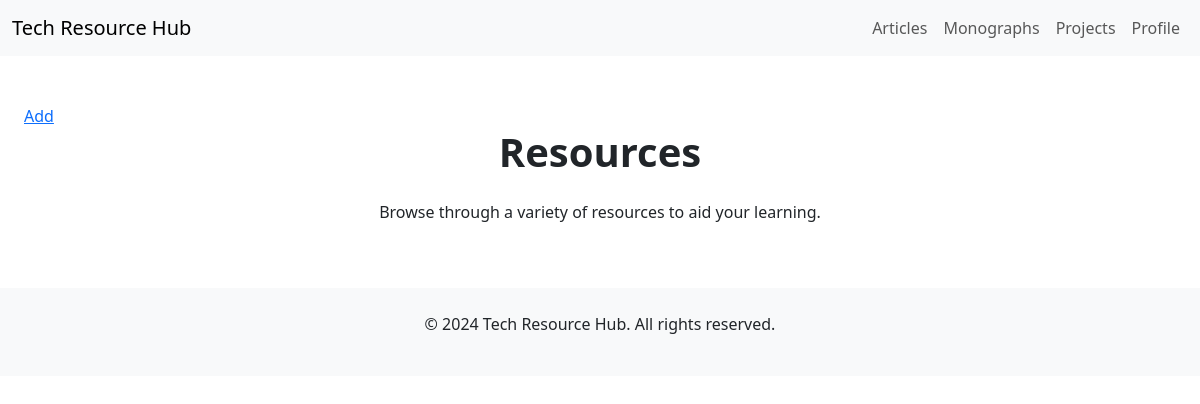
The page /monographs/ (signed in) on the database as committed earlier.
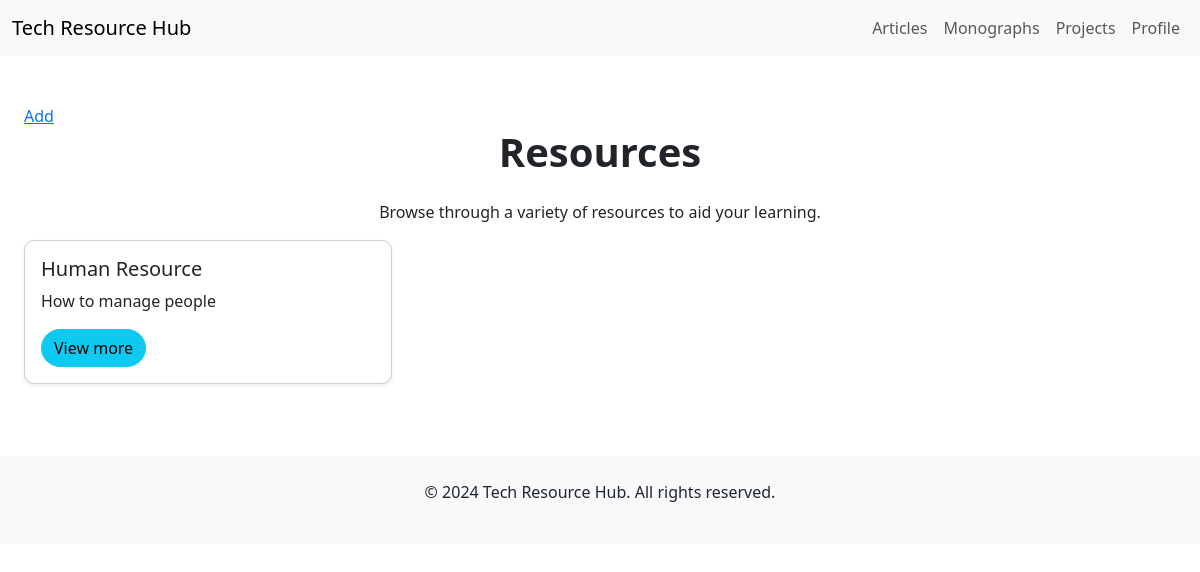
The same page on the database as committed later.
### resources/models.py (models this page shows, shortened)
class Monograph(models.Model):
    user = models.ForeignKey(User, on_delete=models.CASCADE, related_name='monographs')
    title = models.CharField(max_length=200)
    abstract = models.TextField()
    file = models.FileField(upload_to='articles/files/', blank=True, null=True)
    created_at = models.DateTimeField(auto_now_add=True)

### resources/views.py (the view)
# urls.py: path('monographs/', views.monographs_view, name='monographs'),
@login_required
def monographs_view(request):
    monographs = Monograph.objects.filter(user=request.user)  # Fetch all resources from the database
    return render(request, 'resources/monographs.html', {'monographs': monographs})

### resources/templates/resources/monographs.html
{% extends 'resources/base.html' %}
{% block content %}
<div class="container my-5">
    <a href="{% url 'resources:add_monograph' %}">Add</a>
    <h1 class="text-center mb-4">Resources</h1>
    <p class="text-center">Browse through a variety of resources to aid your learning.</p>
    <div class="row">
        {% for monograph in monographs %}
        <div class="col-md-4 mb-4">
            <div class="card h-100 shadow-sm">
                <div class="card-body">
                    <h5 class="card-title">{{ monograph.title }}</h5>
                    <p class="card-text">{{ monograph.abstract }}</p>
                    <a href="{% url 'resources:monograph_detail' monograph.pk %}" class="btn btn-info" target="_blank">View more</a>
                </div>
            </div>
        </div>
        {% endfor %}
    </div>
</div>
{% endblock %}

Rows that differ between the two databases and show on the page:
added Monograph: title "Human Resource", abstract "How to manage people"
